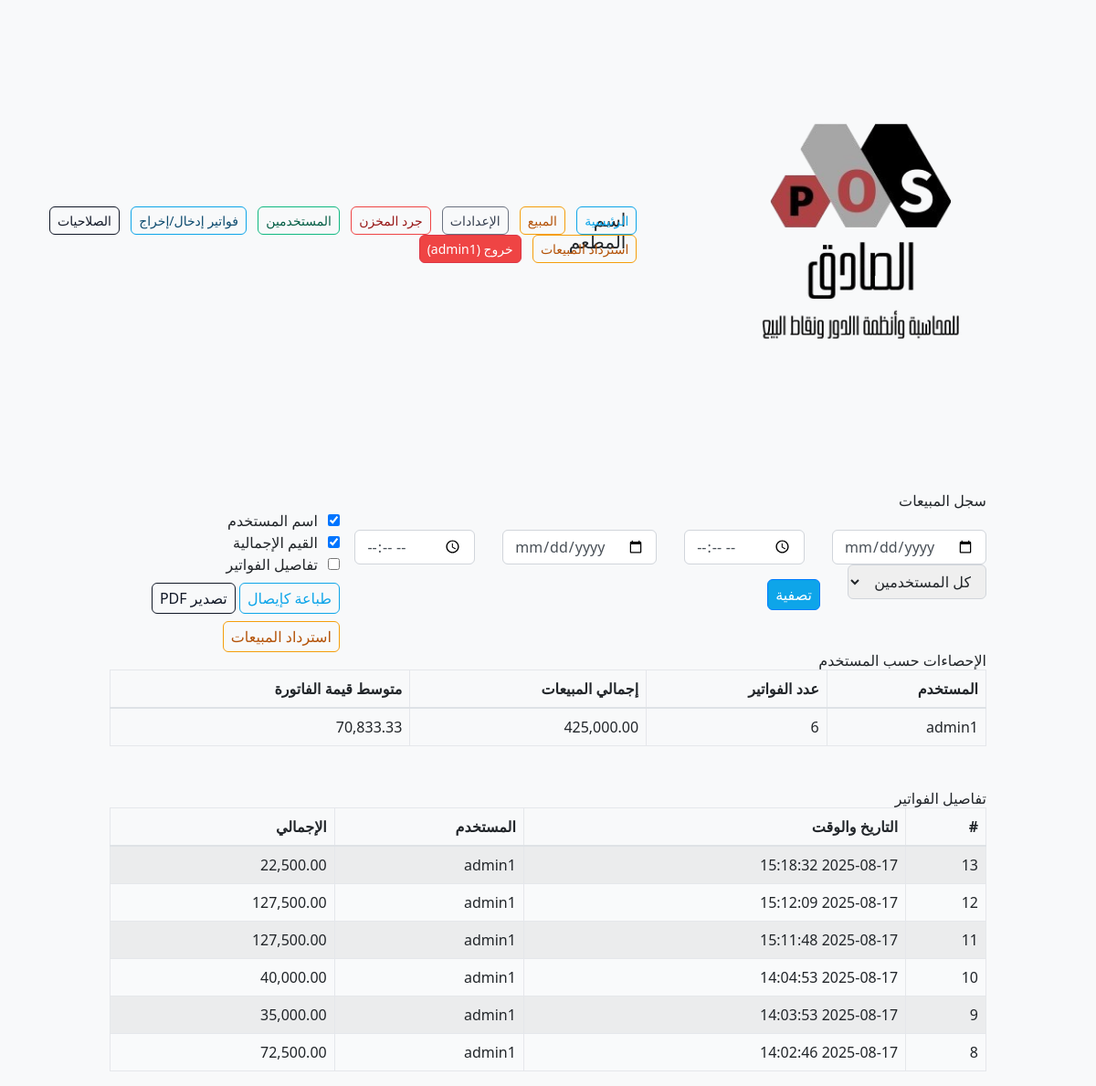
The app's page /public/sales_log.php (signed in), older data.
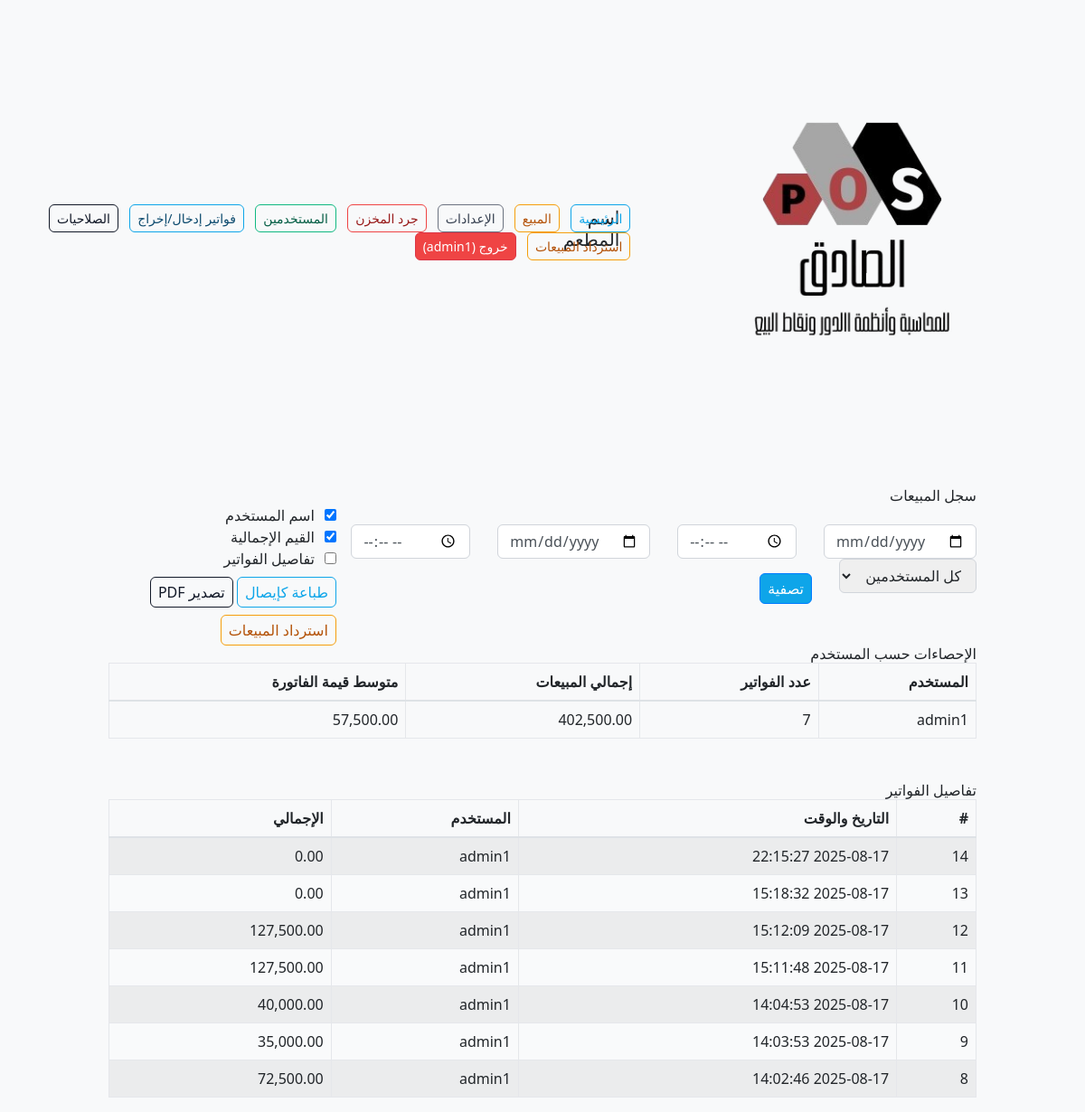
The same page, newer data.
### tables this page shows
CREATE TABLE Users (
	id INTEGER PRIMARY KEY AUTOINCREMENT,
	username TEXT UNIQUE NOT NULL,
	password_hash TEXT NOT NULL,
	role TEXT NOT NULL,
	created_at DATETIME DEFAULT CURRENT_TIMESTAMP
);

CREATE TABLE Orders (
	id INTEGER PRIMARY KEY AUTOINCREMENT,
	user_id INTEGER REFERENCES Users(id),
	total REAL NOT NULL,
	order_seq INTEGER,
	created_at DATETIME DEFAULT CURRENT_TIMESTAMP
);

### src/SalesLog.php (called while the page is built, shortened)
<?php
class SalesLog
{
    private PDO $db;
    public function __construct(PDO $db)
    {
        $this->db = $db;
    }
    public function summary(?string $dateFrom, ?string $dateTo, ?int $userId = null): array
    {
        $sql = "
            SELECT u.id AS user_id,
                   u.username,
                   COUNT(o.id)       AS sale_count,
                   SUM(o.total)      AS total_amount,
                   AVG(o.total)      AS avg_amount
              FROM Orders o
              JOIN Users u ON o.user_id = u.id
             WHERE 1=1
        ";
        $params = [];
        $sql .= " GROUP BY u.id, u.username ORDER BY total_amount DESC";
        $stmt = $this->db->prepare($sql);
        $stmt->execute($params);
        return $stmt->fetchAll(PDO::FETCH_ASSOC);
    }
    public function details(?string $dateFrom, ?string $dateTo, ?int $userId = null): array
    {
        $sql = "
            SELECT o.id AS order_id,
                   o.created_at,
                   o.total,
                   u.username
              FROM Orders o
              JOIN Users u ON o.user_id = u.id
             WHERE 1=1
        ";
        $params = [];
        $sql .= " ORDER BY o.created_at DESC";
        $stmt = $this->db->prepare($sql);
        $stmt->execute($params);
        return $stmt->fetchAll(PDO::FETCH_ASSOC);
    }
}

### public/sales_log.php (the view, shortened to what this page needs)
<?php
require_once __DIR__ . '/../src/init.php';
require_once __DIR__ . '/../src/SalesLog.php';
$from = $_GET['date_from'] ?? null;
$to   = $_GET['date_to']   ?? null;
$timeFrom = $_GET['time_from'] ?? '';
$timeTo   = $_GET['time_to']   ?? '';
$model = new SalesLog($db);
$summary = $model->summary($from, $to);
$details = $model->details($from, $to);
?>
<?php include 'header.php'; ?>
<main class="container mt-4">
  <h2>سجل المبيعات</h2>
  <div class="d-flex justify-content-between align-items-center">
    <form method="get" class="row g-2 mb-4">
      <div class="col-auto"><input type="date" name="date_from" class="form-control" value="<?= htmlspecialchars($from) ?>" placeholder="من"></div>
      <div class="col-auto"><input type="time" name="time_from" class="form-control" value="<?= htmlspecialchars($timeFrom) ?>" placeholder="من"></div>
      <div class="col-auto"><input type="date" name="date_to" class="form-control" value="<?= htmlspecialchars($to) ?>" placeholder="إلى"></div>
      <div class="col-auto"><input type="time" name="time_to" class="form-control" value="<?= htmlspecialchars($timeTo) ?>" placeholder="إلى"></div>
      <div class="col-auto">
        <select name="user_id" class="form-select">
          <option value="0">كل المستخدمين</option>
        </select>
      </div>
      <div class="col-auto mt-3"><button class="btn btn-primary">تصفية</button></div>
    </form>
    <div>
      <div class="form-check"><input class="form-check-input" type="checkbox" id="f_username" checked><label class="form-check-label pr-4" for="f_username">اسم المستخدم</label></div>
      <div class="form-check"><input class="form-check-input" type="checkbox" id="f_total" checked><label class="form-check-label pr-4" for="f_total">القيم الإجمالية</label></div>
      <div class="form-check"><input class="form-check-input" type="checkbox" id="f_details"><label class="form-check-label pr-4" for="f_details">تفاصيل الفواتير</label></div>
      <button id="printSales" class="btn btn-outline-primary mt-2">طباعة كإيصال</button>
      <button id="exportPDF" class="btn btn-outline-dark mt-2">تصدير PDF</button>
      <a href="refund.php" class="btn btn-outline-warning mt-2">استرداد المبيعات</a>
    </div>
  </div>
  <h4>الإحصاءات حسب المستخدم</h4>
  <table class="table table-bordered mb-5">
    <thead><tr><th>المستخدم</th><th>عدد الفواتير</th><th>إجمالي المبيعات</th><th>متوسط قيمة الفاتورة</th></tr></thead>
    <tbody>
      <?php foreach ($summary as $row): ?>
      <tr>
        <td><?= htmlspecialchars($row['username']) ?></td>
        <td><?= $row['sale_count'] ?></td>
        <td><?= number_format($row['total_amount'], 2) ?></td>
        <td><?= number_format($row['avg_amount'], 2) ?></td>
      </tr>
      <?php endforeach; ?>
    </tbody>
  </table>
  <h4>تفاصيل الفواتير</h4>
  <table class="table table-striped">
    <thead><tr><th>#</th><th>التاريخ والوقت</th><th>المستخدم</th><th>الإجمالي</th></tr></thead>
    <tbody>
      <?php foreach ($details as $o): ?>
      <tr>
        <td><?= $o['order_id'] ?></td>
        <td><?= htmlspecialchars($o['created_at']) ?></td>
        <td><?= htmlspecialchars($o['username']) ?></td>
        <td><?= number_format($o['total'], 2) ?></td>
      </tr>
      <?php endforeach; ?>
    </tbody>
  </table>
</main>

Row changes from the older to the newer data that the page shows:
computed for users "admin1": sale_count "6" → "7"; total_amount "425,000.00" → "402,500.00"; avg_amount "70,833.33" → "57,500.00"
added orders: id "14", created_at "2025-08-17 22:15:27", user.username "admin1", total "0.00"
changed orders id 13: total "22,500.00" → "0.00"
